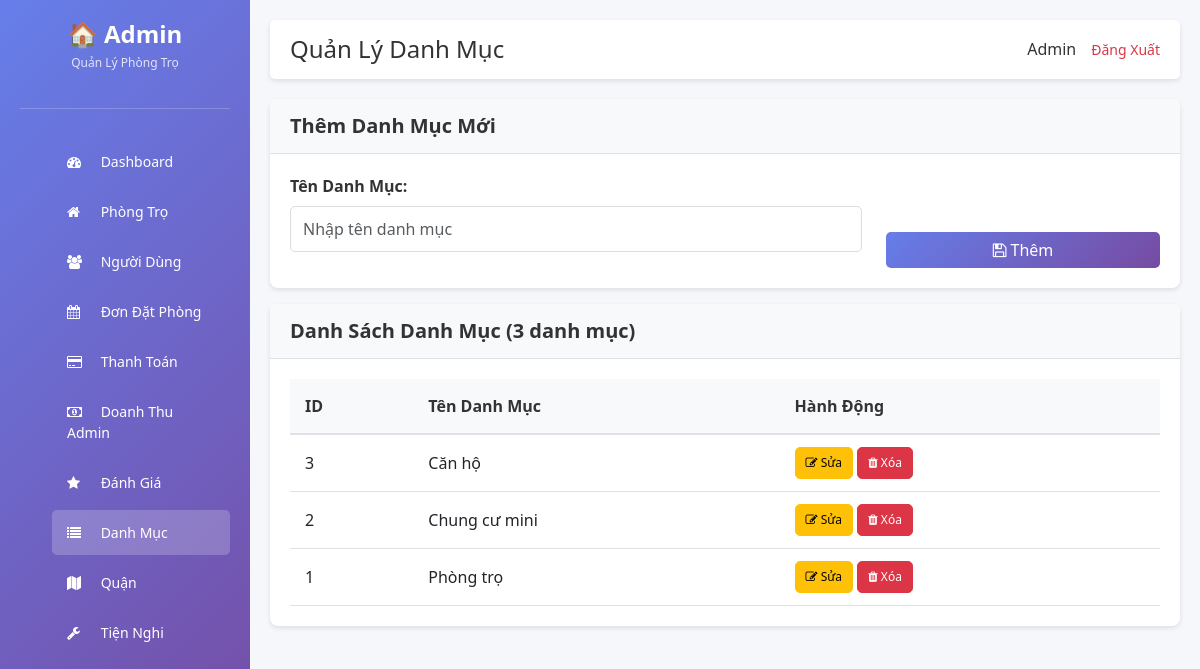
The page /public/admin/categories.php (signed in) on the database its author committed.
### tables this page shows
CREATE TABLE `categories` (
  `id` int(11) NOT NULL,
  `name` varchar(255) DEFAULT NULL
);

### public/admin_init.php (called while the page is built, shortened)
<?php
require_once __DIR__ . '/../config/database.php';
require_once __DIR__ . '/../core/Database.php';
require_once __DIR__ . '/../core/Category.php';
require_once __DIR__ . '/../app/controller/CategoryController.php';
require_once __DIR__ . '/../app/controller/ActivityLogController.php';
$db = new Database($conn);
?>

### app/controller/CategoryController.php (called while the page is built, shortened)
<?php
class CategoryController {
    private $category;
    public function __construct($db, $activityLog = null) {
        $this->category = new Category($db);
    }
    public function listCategories() {
        $categories = $this->category->getAll();
        return ['categories' => $categories];
    }
}
?>

### core/Category.php (called while the page is built, shortened)
<?php
class Category {
    private $db;
    public function __construct($database) {
        $this->db = $database;
    }
    public function getAll() {
        $sql = "SELECT * FROM categories ORDER BY name ASC";
        return $this->db->getRows($sql);
    }
}
?>

### core/Database.php (called while the page is built, shortened)
<?php
class Database {
    private $conn;
    public function __construct($connection) {
        $this->conn = $connection;
    }
    public function getRows($sql) {
        $result = $this->conn->query($sql);
        if ($result && $result->num_rows > 0) {
            $rows = [];
            while ($row = $result->fetch_assoc()) {
                $rows[] = $row;
            }
            return $rows;
        }
        return [];
    }
}
?>

### public/admin/categories.php (the view, shortened to what this page needs)
<?php
require_once __DIR__ . '/../admin_init.php';
$activityLog = new ActivityLog($db);
$controller = new CategoryController($db, $activityLog);
$action = isset($_GET['action']) ? $_GET['action'] : '';
$data = $controller->listCategories();
$edit_category = null;
?>
<!DOCTYPE html>
<html lang="vi">
<head>
    <link href="https://cdn.jsdelivr.net/npm/bootstrap@5.3.0/dist/css/bootstrap.min.css" rel="stylesheet">
    <link href="https://cdn.jsdelivr.net/npm/font-awesome@4.7.0/css/font-awesome.min.css" rel="stylesheet">
    <link href="<?php echo ADMIN_URL; ?>assets/css/style.css" rel="stylesheet">
</head>
<body>
    <div class="sidebar">
        <div class="logo">
            <h2>🏠 Admin</h2>
            <p>Quản Lý Phòng Trọ</p>
        </div>
        <ul class="nav-menu">
            <li><a href="<?php echo ADMIN_URL; ?>index.php"><i class="fa fa-dashboard"></i> Dashboard</a></li>
            <li><a href="<?php echo ADMIN_URL; ?>motels.php"><i class="fa fa-home"></i> Phòng Trọ</a></li>
            <li><a href="<?php echo ADMIN_URL; ?>users.php"><i class="fa fa-users"></i> Người Dùng</a></li>
            <li><a href="<?php echo ADMIN_URL; ?>bookings.php"><i class="fa fa-calendar"></i> Đơn Đặt Phòng</a></li>
            <li><a href="<?php echo ADMIN_URL; ?>payments.php"><i class="fa fa-credit-card"></i> Thanh Toán</a></li>
            <li><a href="<?php echo ADMIN_URL; ?>admin_revenue.php"><i class="fa fa-money"></i> Doanh Thu Admin</a></li>
            <li><a href="<?php echo ADMIN_URL; ?>reviews.php"><i class="fa fa-star"></i> Đánh Giá</a></li>
            <li><a href="<?php echo ADMIN_URL; ?>categories.php" class="active"><i class="fa fa-list"></i> Danh Mục</a></li>
            <li><a href="<?php echo ADMIN_URL; ?>districts.php"><i class="fa fa-map"></i> Quận</a></li>
            <li><a href="<?php echo ADMIN_URL; ?>utilities.php"><i class="fa fa-wrench"></i> Tiện Nghi</a></li>
        </ul>
    </div>
    <div class="main-content">
        <div class="topbar">
            <h1>Quản Lý Danh Mục</h1>
            <div class="user-info">
                <span><?php echo htmlspecialchars($_SESSION['user_name'] ?? ''); ?></span>
                <a href="<?php echo ADMIN_URL; ?>logout.php">Đăng Xuất</a>
            </div>
        </div>
        <div class="card mb-3">
            <div class="card-header">
                <h5 class="mb-0"><?php echo $action === 'edit' ? 'Cập Nhật Danh Mục' : 'Thêm Danh Mục Mới'; ?></h5>
            </div>
            <div class="card-body">
                <form method="POST" action="">
                    <div class="row">
                        <div class="col-md-8">
                            <div class="mb-3">
                                <label class="form-label">Tên Danh Mục:</label>
                                <input type="text" name="name" class="form-control" placeholder="Nhập tên danh mục" value="<?php echo htmlspecialchars($edit_category['name'] ?? ''); ?>" required>
                            </div>
                        </div>
                        <div class="col-md-4" style="display: flex; align-items: flex-end;">
                            <button type="submit" class="btn btn-primary" style="width: 100%;">
                                <i class="fa fa-save"></i> <?php echo $action === 'edit' ? 'Cập Nhật' : 'Thêm'; ?>
                            </button>
                        </div>
                    </div>
                </form>
            </div>
        </div>
        <div class="card">
            <div class="card-header">
                <h5 class="mb-0">Danh Sách Danh Mục (<?php echo count($data['categories']); ?> danh mục)</h5>
            </div>
            <div class="card-body">
                <?php if (!empty($data['categories'])): ?>
                <div class="table-responsive">
                    <table class="table table-hover">
                        <thead class="table-light">
                            <tr>
                                <th>ID</th>
                                <th>Tên Danh Mục</th>
                                <th>Hành Động</th>
                            </tr>
                        </thead>
                        <tbody>
                            <?php foreach ($data['categories'] as $category): ?>
                            <tr>
                                <td><?php echo $category['id']; ?></td>
                                <td><?php echo htmlspecialchars($category['name']); ?></td>
                                <td>
                                    <a href="<?php echo ADMIN_URL . 'categories.php?action=edit&id=' . $category['id']; ?>" class="btn btn-sm btn-warning">
                                        <i class="fa fa-edit"></i> Sửa
                                    </a>
                                    <a href="<?php echo ADMIN_URL . 'categories.php?action=delete&id=' . $category['id']; ?>" class="btn btn-sm btn-danger" onclick="return confirm('Xóa danh mục này?');">
                                        <i class="fa fa-trash"></i> Xóa
                                    </a>
                                </td>
                            </tr>
                            <?php endforeach; ?>
                        </tbody>
                    </table>
                </div>
                <?php else: ?>
                <div class="alert alert-info">Không có danh mục nào.</div>
                <?php endif; ?>
            </div>
        </div>
    </div>
</body>
</html>

### public/admin/assets/css/style.css (style rules this page uses)
* { margin: 0; padding: 0; box-sizing: border-box; }
body { background-color: #f5f7fa; font-family: 'Segoe UI', Tahoma, Geneva, Verdana, sans-serif; }
.sidebar { background: linear-gradient(135deg, #667eea 0%, #764ba2 100%); color: white; min-height: 100vh; padding: 20px; position: fixed; width: 250px; left: 0; top: 0; overflow-y: auto; }
.sidebar .logo { text-align: center; margin-bottom: 30px; padding-bottom: 20px; border-bottom: 1px solid rgba(255, 255, 255, 0.2); }
.sidebar .logo h2 { font-size: 24px; font-weight: bold; margin-bottom: 5px; }
.sidebar .logo p { font-size: 12px; opacity: 0.8; }
.sidebar .nav-menu { list-style: none; }
.sidebar .nav-menu li { margin-bottom: 5px; }
.sidebar .nav-menu a { color: white; text-decoration: none; display: block; padding: 12px 15px; border-radius: 5px; transition: all 0.3s; font-size: 14px; }
.sidebar .nav-menu a:hover, .sidebar .nav-menu a.active { background-color: rgba(255, 255, 255, 0.2); }
.sidebar .nav-menu a i { margin-right: 10px; width: 20px; }
.main-content { margin-left: 250px; padding: 20px; min-height: 100vh; }
.topbar { background: white; padding: 15px 20px; border-radius: 5px; box-shadow: 0 2px 5px rgba(0, 0, 0, 0.1); display: flex; justify-content: space-between; align-items: center; margin-bottom: 20px; }
.topbar h1 { margin: 0; font-size: 24px; color: #333; }
.topbar .user-info { display: flex; align-items: center; gap: 15px; }
.topbar .user-info span { color: #333; font-weight: 500; }
.topbar .user-info a { color: #dc3545; text-decoration: none; font-size: 14px; }
.card { border-radius: 8px; box-shadow: 0 2px 5px rgba(0, 0, 0, 0.1); border: none; margin-bottom: 20px; }
.card-header { background-color: #f8f9fa; border-bottom: 1px solid #dee2e6; padding: 15px 20px; border-radius: 8px 8px 0 0; }
.card-header h5 { margin: 0; color: #333; font-weight: 600; }
.card-body { padding: 20px; }
.table { margin-bottom: 0; }
.table thead th { background-color: #f8f9fa; border-bottom: 2px solid #dee2e6; padding: 15px; font-weight: 600; color: #333; }
.table td { padding: 12px 15px; vertical-align: middle; }
.btn { border-radius: 5px; font-weight: 500; transition: all 0.3s; }
.btn-primary { background: linear-gradient(135deg, #667eea 0%, #764ba2 100%); border: none; }
.btn-sm { padding: 6px 10px; font-size: 12px; }
.form-control, .form-select { border-radius: 5px; border: 1px solid #ddd; padding: 10px 12px; }
.form-label { font-weight: 600; color: #333; margin-bottom: 8px; }

### rows shown on the page
categories: id "3", name "Căn hộ"
categories: id "2", name "Chung cư mini"
categories: id "1", name "Phòng trọ"

### other values the page prints
$_SESSION['user_name'] "Admin"
count($data['categories']) "3"
